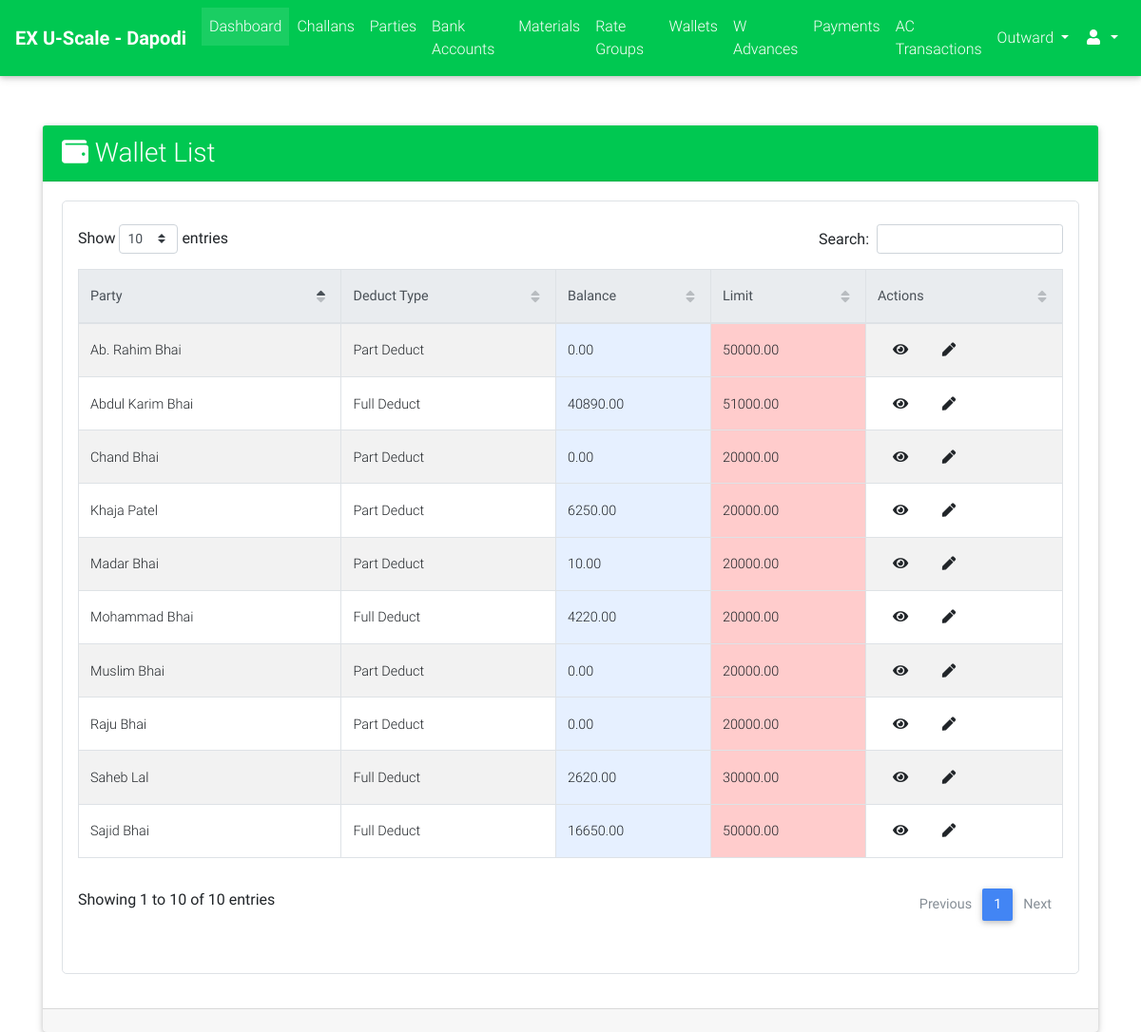
The page /cms_admin/wallets/list/ (signed in) on the database as committed earlier.
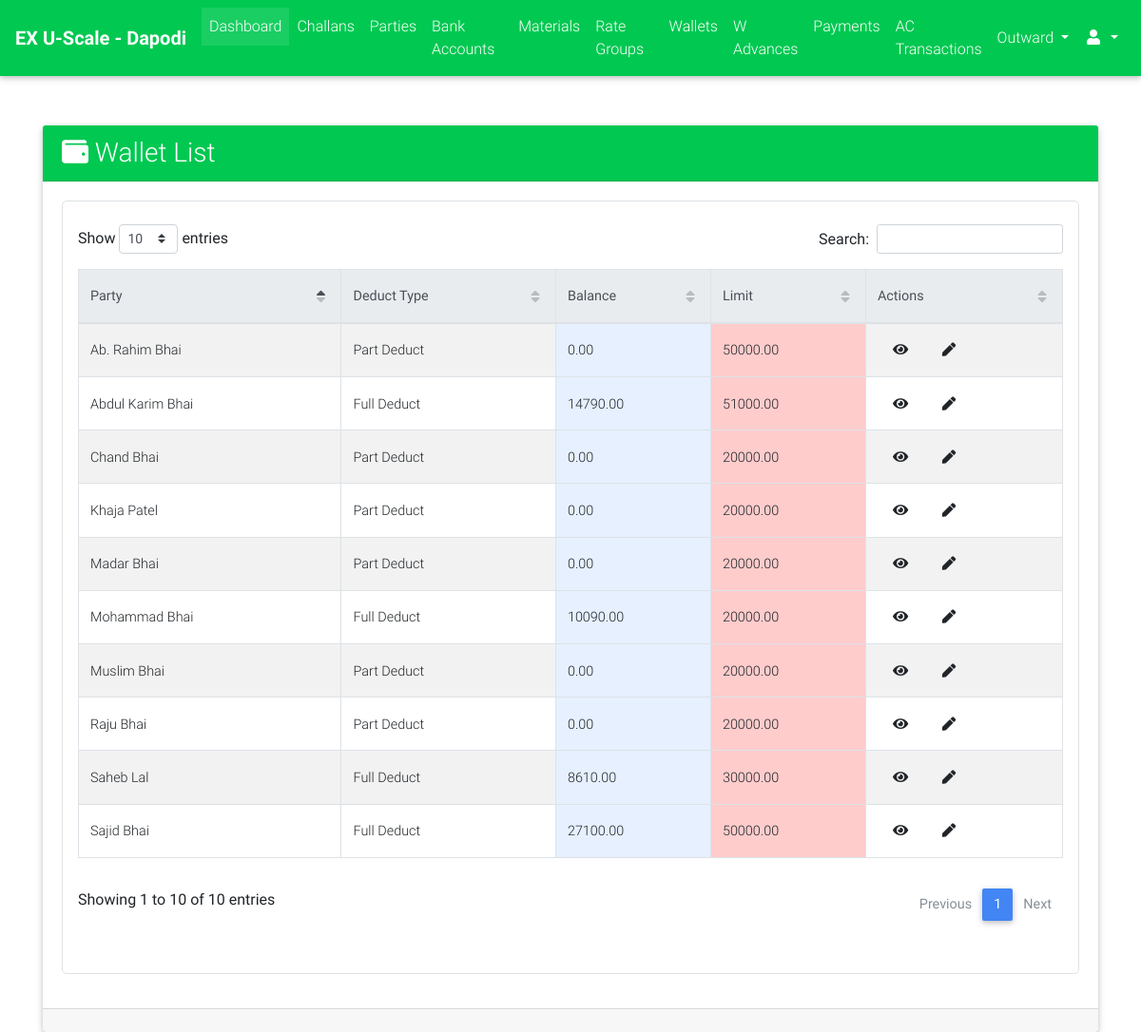
The same page on the database as committed later.
### parties/models.py (models this page shows, shortened)
class Wallet(models.Model):
    DEDUCT_TYPE_CHOICES = (("FD", "Full Deduct"), ("PD", "Part Deduct"), ("FXD", "Fix Deduct"))
    party = models.ForeignKey(Party, on_delete=models.CASCADE)
    balance = models.DecimalField(max_digits=9, decimal_places=2, default=Decimal(0.00))
    upper_limit = models.DecimalField(max_digits=9, decimal_places=2, default=20000.00)
    deduct_type = models.CharField(max_length=3, choices=DEDUCT_TYPE_CHOICES)
    fixed_amount = models.DecimalField(max_digits=7, decimal_places=2, blank=True, null=True)
    is_active = models.BooleanField(default=True)
    @property
    def get_absolute_url(self):
        return reverse_lazy("parties:wallet_detail", kwargs={"id": self.id})
    @property
    def get_admin_update_url(self):
        return reverse_lazy("cms_admin:wallet_update", kwargs={"id": self.id})

class Party(models.Model):
    RATE_TYPE_CHOICES = (("GR", "Group Rate"), ("IR", "Individual Rate"))
    rate_type = models.CharField(max_length=2, choices=RATE_TYPE_CHOICES)
    rate_group = models.ForeignKey("rates.RateGroup", on_delete=models.PROTECT, blank=True, null=True)
    name = models.CharField(max_length=128)
    party_code = models.CharField(max_length=32, blank=True)
    address = models.TextField(blank=True)
    phone = models.CharField(max_length=13)
    whatsapp = models.CharField(max_length=13, blank=True)
    email = models.EmailField(blank=True, null=True)
    extra_info = models.TextField(blank=True)
    is_wallet_party = models.BooleanField(default=False)
    is_active = models.BooleanField(default=True)
    @property
    def get_display_text(self):
        return self.name
    class Meta:
        verbose_name = "Party"
        verbose_name_plural = "Parties"

### cms_admin/views.py (the view)
class WalletListView(ExecutiveRequiredMixin, ListView):
    model = Wallet
    context_object_name = "wallets"
    template_name = "cms_admin/wallets/list.html"
    ordering = "-id"

### cms_admin/views.py (called while the page is built)
    def test_func(self):
        return self.request.user.is_superuser or self.request.user.is_staff

### portal/templatetags/constant_tags.py (called while the page is built)
@register.simple_tag
def get_branch_name():
    return settings.BRANCH_NAME

### cms_admin/templates/cms_admin/wallets/list.html (shortened to what this page needs)
{% extends "cms_admin/base.html" %}
{% load crispy_forms_tags %}
{% load static %}
{% block custom_links %}
    <link href="{% static "css/addons/datatables.min.css" %}" rel="stylesheet">
    <link href="{% static "css/addons/datatables-select.min.css" %}" rel="stylesheet">
{% endblock %}
{% block content %}
    <br><br>
    <div class="container">
        <div class="card">
            <div class="card-header bg-success font-weight-bold white-text">
                <div class="row">
                    <div class="col-lg-12 m-auto">
                        <h3 class="m-auto"><i class="fa fa-wallet"></i> Wallet List</h3>
                    </div>
                </div>
            </div>
            <div class="card-body">
                 <div class="table p-3 border" style="border-radius: 5px">
                     <table id="dt-basic-checkbox" class="table table-striped table-bordered" cellspacing="0" width="100%">
                         <thead class="thead-light">
                            <th class="th-sm">Party</th>
                            <th class="th-sm">Deduct Type</th>
                            <th class="th-sm">Balance</th>
                            <th class="th-sm">Limit</th>
                            <th class="th-sm">Actions</th>
                         </thead>
                         <tbody>
                             {% if wallets %}
                                 {% for wallet in wallets %}
                                     <tr>
                                         <td>{{ wallet.party.get_display_text }}</td>
                                        <td>{{ wallet.get_deduct_type_display }}{% if wallet.deduct_type == "FXD" %} ({{ wallet.fixed_amount }}){% endif %}</td>
                                        <td class="bg-info-us">{{ wallet.balance }}</td>
                                        <td class="bg-danger-us">{{ wallet.upper_limit }}</td>
                                        <td class="m-auto">
                                            <a class="m-3" href="{{ wallet.get_absolute_url }}"><i class="fa fa-eye"></i></a>
                                            {% if user.is_staff or user.is_superuser %}
                                                <a class="m-3" href="{{ wallet.get_admin_update_url }}"><i class="fa fa-pen"></i></a>
                                            {% endif %}
                                        </td>
                                     </tr>
                                 {% endfor %}
                             {% else %}
                                 <span class="text-black-50 font-weight-bold">No Wallets Found</span>
                             {% endif %}
                         </tbody>
                    </table>
                 </div>
            </div>
            <div class="card-footer">
            </div>
        </div>
    </div>
{% endblock %}

Rows that differ between the two databases and show on the page:
changed Wallet "Khaja Patel": balance "6250.00" → "0.00"
changed Wallet "Madar Bhai": balance "10.00" → "0.00"
changed Wallet "Saheb Lal": balance "2620.00" → "8610.00"
changed Wallet "Mohammad Bhai": balance "4220.00" → "10090.00"
changed Wallet "Sajid Bhai": balance "16650.00" → "27100.00"
changed Wallet "Abdul Karim Bhai": balance "40890.00" → "14790.00"
